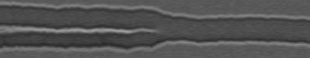
#> input picture Dynamic_resclice_Movie1_ROI1_Tris-acetate Phase Separation Buffer_10min_0.4sec_ROI_d4_8bit.tif, 310 x 58 px
$ jupyter execute claudia.ipynb
#> lines starting #> are read from the running program, lines starting #| are printed output that depends on the picture; after the words box and inside, x2 and y2 are one past the last pixel; in counts of white or black regions, pixels touching at a corner belong together
[cell 1]
import matplotlib.pyplot as plt
from skimage import io, filters, morphology, measure, color
import skimage

[cell 2]
imagename = "./Dynamic_resclice_Movie1_ROI1_Tris-acetate Phase Separation Buffer_10min_0.4sec_ROI_d4_8bit.tif"

[cell 3]
length_line = 18.717

[cell 4]
data = io.imread(imagename)
#> data is the input picture: shape (58, 310); min 41, max 160, mean 83.4
print("shape: {}".format(data.shape))
#| shape: (58, 310)
print("dtype: {}".format(data.dtype))
#| dtype: uint8
print("range: ({}, {})".format(data.min(), data.max()))
#| range: (41, 160)

[cell 5]
plt.imshow(data,cmap="gray")

[cell 6]
tresh = filters.threshold_li(data)
#> tresh = 81.29
binary = data < tresh
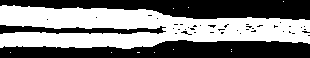
#> binary: shape (58, 310) bool; 48.7% white; 11 white regions (10 under 20 px), largest, box (x1, y1, x2, y2) and area: (0, 5, 310, 49) 8750

[cell 7]
plt.imshow(binary,cmap="gray")

[cell 8]
# cleaning up the noise in the segmentation
closed_binary = morphology.closing(binary, morphology.square(3))
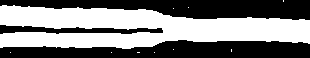
#> closed_binary: shape (58, 310) bool; 49.8% white; 10 white regions (9 under 20 px), largest, box (x1, y1, x2, y2) and area: (0, 5, 310, 49) 8936
# labeling and measuring the destinct segementations
labels = skimage.measure.label(closed_binary)
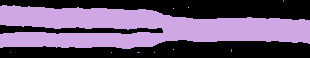
#> labels: shape (58, 310) int32; 11 distinct labels, from 0 to 10; one colour per label, 0 black

[cell 9]
plt.imshow(labels)
print("range: ({}, {})".format(labels.min(), labels.max()))
#| range: (0, 10)

### Choosing the biggest segemented object

[cell 10]
#choosing the bigest segemented object
seq = [region.area for region in measure.regionprops(labels)]
#> seq = [2, 8936, 1, 1, 1, 3, 1, 1, 3, 1]
max_index = seq.index(max(seq))
#> max_index = 1

[cell 11]
my_label = labels==max_index+1
#> my_label: shape (58, 310) bool; 49.7% white; 1 white region, box (x1, y1, x2, y2) and area: (0, 5, 310, 49) 8936
plt.imshow(my_label)

## Overlaying it with the original image

[cell 12]
image_label_overlay = color.label2rgb(labels, image=data, bg_label=0)
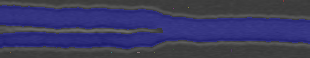
#> image_label_overlay: shape (58, 310, 3) float64; mean R, G, B 0.229, 0.229, 0.378
plt.imshow(image_label_overlay)

## Getting the length between the top and bottom edge of the segmentation mask
- This measures the inner part of the droplet. See the image above.
- It can also be easily modified to take the outer part.
- Or we can do it segmentation independent and use the two outer local Maxima
- The distance between the two droplets is not removed yet but can be easily done.

[cell 13]
length_list=[]
for column in my_label.T:
    top_pixel = None
    bottom_pixel = None
    for index, pixel in enumerate(column):
        if pixel == True:
            top_pixel = index
            break
    for index, pixel in enumerate(reversed(column)):
        if pixel == True:
            bottom_pixel = index
            break
    start = top_pixel
    stop = len(column) - bottom_pixel
    length = stop - start
    length_list.append(length)
#> this loop made 310 passes
#> (start, stop, length) on passes 1 to 3: (6, 48, 42), (6, 48, 42), (5, 48, 43)
#> after the loop, length_list = 310 values, max 43 at index 2, min 22 at index 186, mean 31.48

## Transforming from Frames to Seconds and Pixels to Microns plus plotting

[cell 14]
# x axis in seconds
duration_of_frame = 0.4
x = [frame * duration_of_frame for frame in range(0,len(length_list))]
#> x = 310 values from 0 to 123.6
y_in_pixels = length_list
#> y_in_pixels has the same summary as length_list
line_length = 18.717
# y axis in microns
y = [length * (line_length / data.shape[0]) for length in length_list]
#> y = 310 values, max 13.88 at index 2, min 7.1 at index 186, mean 10.16

[cell 15]
length = 18.717
plt.plot(x,y)
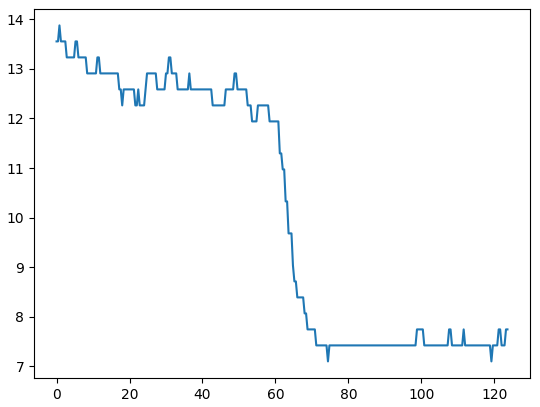
#> figure drawn by matplotlib, 1 panel; curve peaks at x = 0.8, y = 13.88
